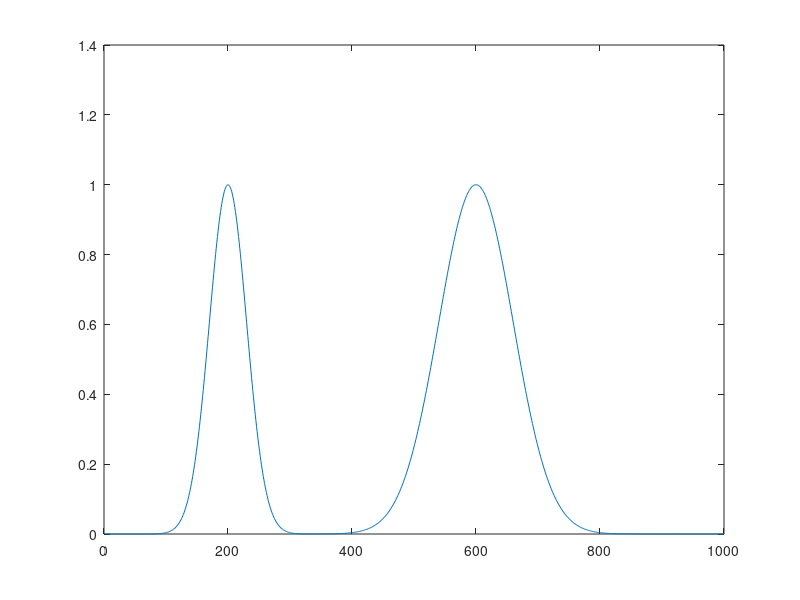

This chart was generated by the following MATLAB code: (Note: this script raises an error after producing the figure.)
function test()
x = 1:1000;
y = gaussmf(x,[30,200])+gaussmf(x,[60,600]); % function of matlab
plot(y);
% y = gaussian_distri_ZF(x,500, 10,1);

% Fitting Gaussian parameters
% z = log(y(:));
% b2 = -1/S;
% b1 = 2*mu/S;
% b0 = log(ymax)-mu^2/S;

X = [ones(length(x),1), x, x.^2];






    

